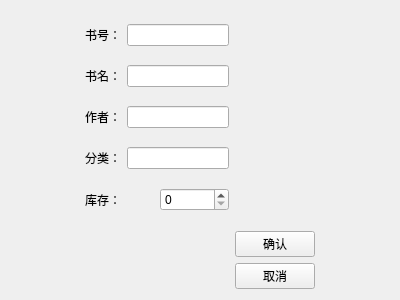
<?xml version="1.0" encoding="UTF-8"?>
<ui version="4.0">
 <class>BookEditView</class>
 <widget class="QWidget" name="BookEditView">
  <property name="geometry">
   <rect>
    <x>0</x>
    <y>0</y>
    <width>400</width>
    <height>300</height>
   </rect>
  </property>
  <property name="windowTitle">
   <string>编辑图书信息</string>
  </property>
  <layout class="QGridLayout" name="gridLayout">
   <item row="0" column="1" rowspan="2">
    <layout class="QVBoxLayout" name="verticalLayout">
     <item>
      <layout class="QHBoxLayout" name="horizontalLayout">
       <item>
        <widget class="QLabel" name="label_5">
         <property name="text">
          <string>书号：</string>
         </property>
        </widget>
       </item>
       <item>
        <widget class="QLineEdit" name="leBookId"/>
       </item>
      </layout>
     </item>
     <item>
      <layout class="QHBoxLayout" name="horizontalLayout_5">
       <item>
        <widget class="QLabel" name="label">
         <property name="text">
          <string>书名：</string>
         </property>
        </widget>
       </item>
       <item>
        <widget class="QLineEdit" name="leBookName"/>
       </item>
      </layout>
     </item>
     <item>
      <layout class="QHBoxLayout" name="horizontalLayout_2">
       <item>
        <widget class="QLabel" name="label_2">
         <property name="text">
          <string>作者：</string>
         </property>
        </widget>
       </item>
       <item>
        <widget class="QLineEdit" name="leAuthor"/>
       </item>
      </layout>
     </item>
     <item>
      <layout class="QHBoxLayout" name="horizontalLayout_3">
       <item>
        <widget class="QLabel" name="label_3">
         <property name="text">
          <string>分类：</string>
         </property>
        </widget>
       </item>
       <item>
        <widget class="QLineEdit" name="leCategory"/>
       </item>
      </layout>
     </item>
     <item>
      <layout class="QHBoxLayout" name="horizontalLayout_4">
       <item>
        <widget class="QLabel" name="label_4">
         <property name="text">
          <string>库存：</string>
         </property>
        </widget>
       </item>
       <item>
        <widget class="QSpinBox" name="sbStock"/>
       </item>
      </layout>
     </item>
    </layout>
   </item>
   <item row="0" column="2" rowspan="2">
    <spacer name="verticalSpacer">
     <property name="orientation">
      <enum>Qt::Orientation::Vertical</enum>
     </property>
     <property name="sizeHint" stdset="0">
      <size>
       <width>20</width>
       <height>212</height>
      </size>
     </property>
    </spacer>
   </item>
   <item row="0" column="3">
    <spacer name="horizontalSpacer_2">
     <property name="orientation">
      <enum>Qt::Orientation::Horizontal</enum>
     </property>
     <property name="sizeHint" stdset="0">
      <size>
       <width>81</width>
       <height>20</height>
      </size>
     </property>
    </spacer>
   </item>
   <item row="1" column="0">
    <spacer name="horizontalSpacer">
     <property name="orientation">
      <enum>Qt::Orientation::Horizontal</enum>
     </property>
     <property name="sizeHint" stdset="0">
      <size>
       <width>81</width>
       <height>20</height>
      </size>
     </property>
    </spacer>
   </item>
   <item row="2" column="2">
    <layout class="QVBoxLayout" name="verticalLayout_2">
     <item>
      <widget class="QPushButton" name="btnConfirm">
       <property name="text">
        <string>确认</string>
       </property>
      </widget>
     </item>
     <item>
      <widget class="QPushButton" name="btnCancel">
       <property name="text">
        <string>取消</string>
       </property>
      </widget>
     </item>
    </layout>
   </item>
  </layout>
 </widget>
 <resources/>
 <connections/>
</ui>
